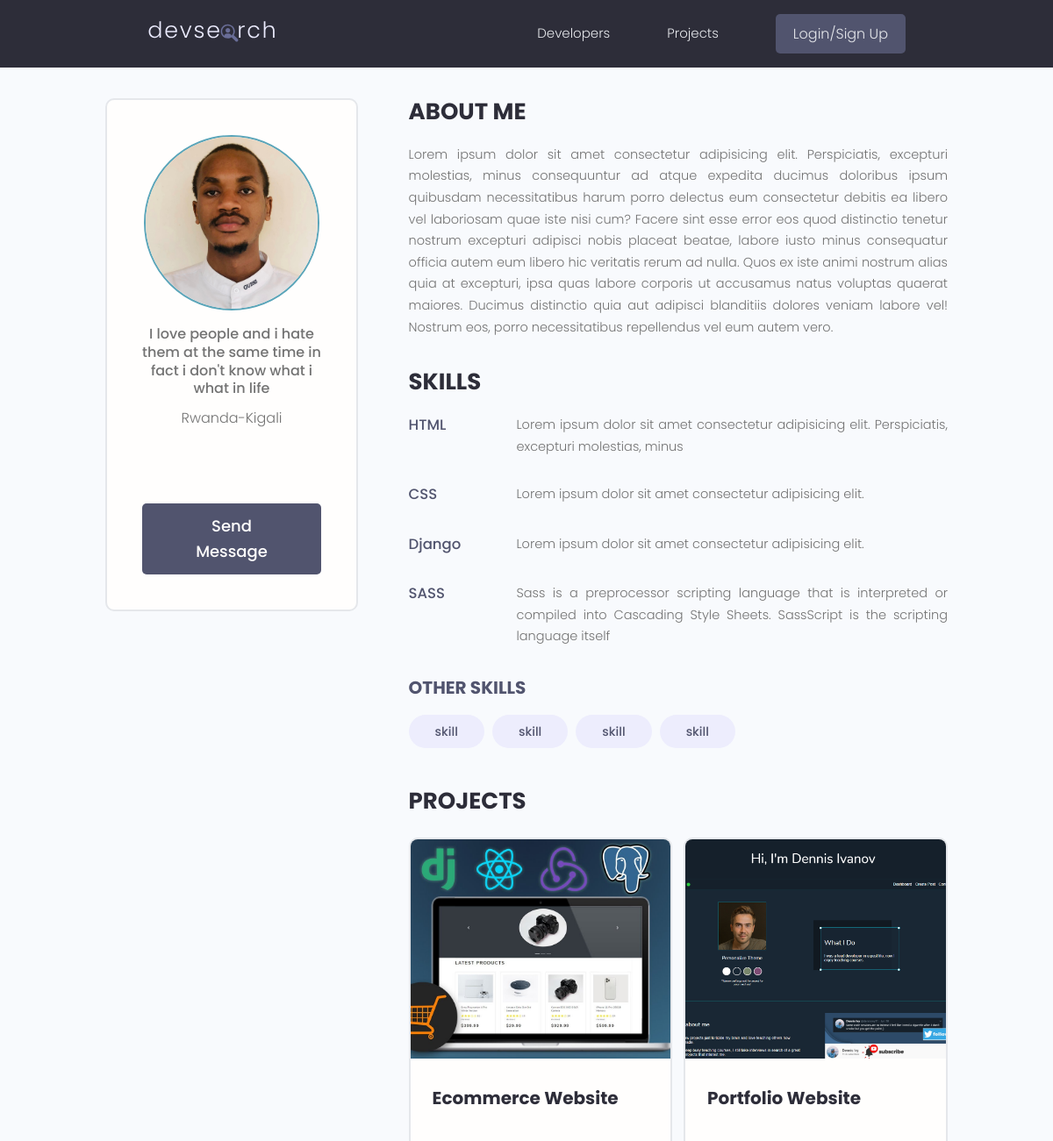
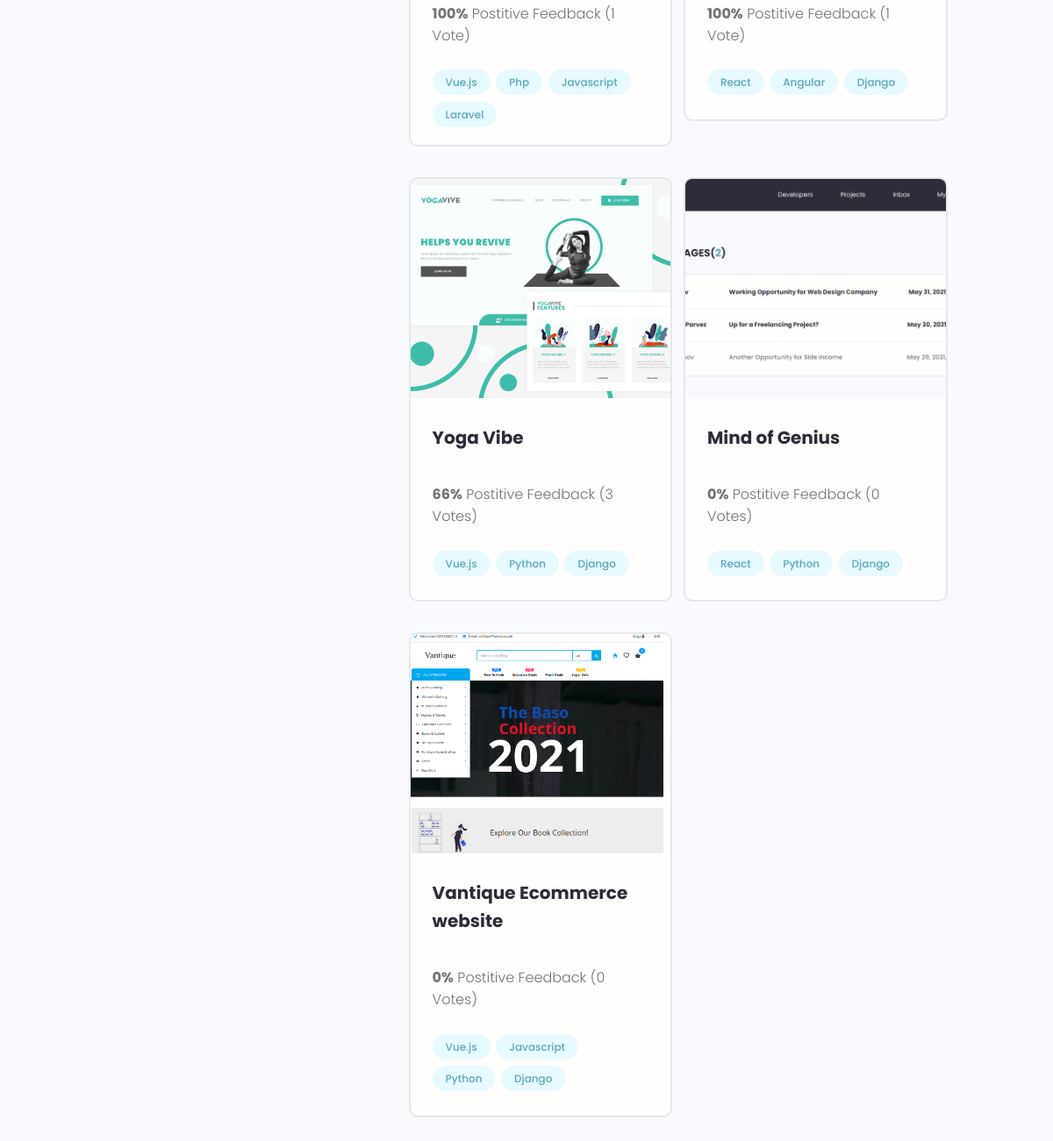
Page /profile/9a983a52-1719-4f4c-b562-fcc540d9f5ae on the committed database (2 pictures, top to bottom).
### users/models.py (models this page shows, shortened)
class Profile(models.Model):
    user = models.OneToOneField(User, on_delete=models.CASCADE, null=True, blank=True)
    first_name = models.CharField(max_length=200, blank=True, null=True)
    last_name = models.CharField(max_length=200, blank=True, null=True)
    username = models.CharField(max_length=200, blank=True, null=True)
    location = models.CharField(max_length=200, blank=True, null=True)
    email = models.EmailField(max_length=400, blank=True, null=True)
    short_intro = models.CharField(max_length=400, blank=True, null=True)
    bio = models.TextField(blank=True, null=True)
    profile_image = models.ImageField(null=True, upload_to='user_profile', default='user_profile/user-default.png')
    social_github = models.CharField(max_length=200, blank=True, null=True)
    social_twitter = models.CharField(max_length=200, blank=True, null=True)
    social_linkedin = models.CharField(max_length=200, blank=True, null=True)
    social_website = models.CharField(max_length=200, blank=True, null=True)
    created = models.DateTimeField(auto_now_add=True)
    id = models.UUIDField(default=uuid.uuid4, unique=True, primary_key=True, editable=False)

class Skill(models.Model):
    owner = models.ForeignKey(Profile, on_delete=models.CASCADE, null=True, blank=True)
    name = models.CharField(max_length=200, blank=True, null=True)
    description = models.TextField(blank=True, null=True)
    created = models.DateTimeField(auto_now_add=True)
    id = models.UUIDField(default=uuid.uuid4, unique=True, primary_key=True, editable=False)

### projects/models.py (models this page shows, shortened)
class Project(models.Model):
    owner = models.ForeignKey(Profile, null=True, blank=True, on_delete=models.SET_NULL)
    title = models.CharField(max_length=200)
    description = models.TextField(null=True, blank=True)
    featured_image = models.ImageField(null=True, default='default.png', blank=True, upload_to='project_images')
    demo_link = models.CharField(max_length=2000, null=True, blank=True)
    source_link = models.CharField(max_length=2000, null=True, blank=True)
    created = models.DateTimeField(auto_now_add=True)
    vote_total = models.IntegerField(default=0, null=True, blank=True)
    vote_ratio = models.IntegerField(default=0, null=True, blank=True)
    id = models.UUIDField(default=uuid.uuid4, unique=True, primary_key=True, editable=False)
    tags = models.ManyToManyField('Tag', blank=True)
    class Meta:
        ordering = ['-vote_ratio', '-vote_total', 'title']

class Tag(models.Model):
    name = models.CharField(max_length=100)
    created = models.DateTimeField(auto_now_add=True)
    id = models.UUIDField(default=uuid.uuid4, unique=True, primary_key=True, editable=False)
    def __str__(self):
        return self.name

### users/views.py (the view)
# urls.py: path('profile/<str:pk>', views.user_profile, name='user_profile'),
def user_profile(request, pk):
    profile = get_object_or_404(Profile, pk=pk)
    top_skills = profile.skill_set.exclude(description__exact='')
    other_skills = profile.skill_set.filter(description__exact='')
    context = {'profile': profile, 'topSkills': top_skills, 'otherSkills': top_skills}
    return render(request, 'users/user-profile.html', context)

### users/templates/users/user-profile.html (shortened to what this page needs)
{% extends 'base.html' %}
{% block content %}
    <main class="profile my-md">
        <div class="container">
            <div class="layout">
                <div class="column column--1of3">
                    <div class="card text-center">
                        <div class="card__body dev">
                            <img class="avatar avatar--xl" src="{{ profile.profile_image.url }}"/>
                            <p class="dev__title">{{ profile.short_intro }}</p>
                            <p class="dev__location">{{ profile.location }}</p>
                            <ul class="dev__social">
                            </ul>
                            {% if request.user.profile.id != profile.id %}
                                <a href="{% url 'users:send_message' profile.id %}" class="btn btn--sub btn--lg">Send
                                    Message </a>
                            {% endif %}
                        </div>
                    </div>
                </div>
                <div class="column column--2of3">
                    <div class="devInfo">
                        <h3 class="devInfo__title">About Me</h3>
                        <p class="devInfo__about">
                            {{ profile.bio }}
                        </p>
                    </div>
                    <div class="devInfo">
                        <h3 class="devInfo__title">Skills</h3>
                        <div class="devInfo__skills">
                            {% for skill in topSkills %}
                                <div class="devSkill">
                                    <h4 class="devSkill__title">{{ skill.name }}</h4>
                                    <p class="devSkill__info">
                                        {{ skill.description }}
                                    </p>
                                </div>
                            {% endfor %}
                            <h3 class="devInfo__subtitle">Other Skills</h3>
                            <div class="devInfo__otherSkills">
                                {% for skill in otherSkills %}
                                    <span class="tag tag--pill tag--sub tag--lg">
                                  <small>skill</small>
                                </span>
                                {% endfor %}
                            </div>
                        </div>
                    </div>
                    <div class="devInfo">
                        <h3 class="devInfo__title">Projects</h3>
                        <div class="grid grid--two">
                            {% for project in profile.project_set.all %}
                                <div class="column">
                                    <div class="card project">
                                        <a href="single-project.html" class="project">
                                            <img class="project__thumbnail" src="{{ project.featured_image.url }}"
                                                 alt="project thumbnail"/>
                                            <div class="card__body">
                                                <h3 class="project__title">{{ project.title }}</h3>
                                                <p>
                                                </p>
                                                <p class="project--rating">
                                                    <span style="font-weight: bold;">{{ project.vote_ratio }}%</span>
                                                    Postitive
                                                    Feedback ({{ project.vote_total }}
                                                    Vote{{ project.vote_total|pluralize:'s' }})
                                                </p>
                                                <div class="project__tags">
                                                    {% for tag in project.tags.all %}
                                                        <span class="tag tag--pill tag--main">
                                                      <small>{{ tag }}</small>
                                                 </span>
                                                    {% endfor %}
                                                </div>
                                            </div>
                                        </a>
                                    </div>
                                </div>
                            {% endfor %}
                        </div>
                    </div>
                </div>
            </div>
        </div>
    </main>
{% endblock %}

### static/css/app.css (style rules this page uses)
:root { --color-sub: #2d2d39; }
.btn--sub { background-color: var(--color-sub-light); }
.card { border: 2px solid var(--color-light); }
img { width: 100%; }
.profile .card > .dev { padding: 4rem; }
.dev__title { font-size: 1.6rem; font-weight: 500; line-height: 1.3; }
.dev__location { margin-top: 1rem; }
.dev__social { margin: 3rem 0; list-style: none; display: flex; justify-content: center; gap: 1.5rem; }
.devInfo { margin-bottom: 3rem; }
.devInfo__title, .devInfo__subtitle { font-size: 2.6rem; color: var(--color-sub); text-transform: uppercase; font-weight: 700; margin-bottom: 1.5rem; }
.devInfo__subtitle { font-size: 2rem; color: var(--color-sub-light); }
.devInfo__about, .devSkill__info { font-size: 1.45rem; line-height: 1.7; text-align: justify; }
.devSkill { margin-bottom: 3rem; }
.devSkill__title { font-size: 1.65rem; font-weight: 500; color: var(--color-sub-light); }
@media screen and (min-width: 700px) { .devSkill { display: flex; justify-content: space-between; gap: 3rem; } }
@media screen and (min-width: 700px) { .devSkill__info { flex-basis: 80%; } }
.project--rating { margin-bottom: 1.6em; margin-top: .5em; }
.project__thumbnail { height: 25rem; object-fit: cover; object-position: top center; }
.project__title { font-size: 2rem; font-weight: 700; color: var(--color-sub); }

### static/uikit/styles/modules/_variables.css (style rules this page uses)
:root { --color-main: #5aa5b9; --color-main-light: #e6faff; --color-sub: #3f4156; --color-sub-light: #51546e; --color-sub-lighter: #ededfd; --color-text: #737373; --color-gray: #8b8b8b; --color-light: #e5e7eb; --color-light-gray: #767676; --color-bg: #f8fafd; --color-white: #fffefd; --color-white-light: #f3f3f3; --color-success: #359e64; --color-success-bg: #def8e8; --color-error: #fc4b0b; --color-error-bg: #fff2ee; --font-base: 'Poppins', arial, helvetica, 'Segoe UI', roboto, ubuntu, sans-serif; --font-monospace: 'Fira Code', 'Courier New', courier, monospace; --font-regular: 300; --font-medium: 500; --font-bold: 700; --generic-shadow: 1px 1px 5px #00000010; --generic-transition: all 0.3s ease-in-out; }

### static/uikit/styles/modules/_base.css (style rules this page uses)
* { margin: 0; padding: 0; box-sizing: border-box; text-rendering: optimizeLegibility; color: inherit; font-size: inherit; }
html { font-size: 50%; }
@media only screen and (min-width: 480px) { html { font-size: 56.25%; } }
@media only screen and (min-width: 1200px) { html { font-size: 62.5%; } }
body { line-height: 1.6; font-weight: 400; font-size: 1.5rem; color: var(--color-text); background-color: var(--color-bg); min-height: 100vh; }

### static/uikit/styles/modules/_typography.css (style rules this page uses)
* { font-family: var(--font-base); }
h3 { font-size: 3.2rem; font-weight: var(--font-medium); }
h4 { font-size: 2.8rem; font-weight: var(--font-medium); }
p, span, strong { font-size: 1.6rem; color: var(--color-text); font-weight: var(--font-regular); }
a { padding-bottom: 2px; text-decoration: none; display: inline-block; color: var(--color-main); font-weight: var(--font-medium); }

### static/uikit/styles/modules/_utilities.css (style rules this page uses)
.container { width: 92%; max-width: 165rem; margin: 0 auto; box-sizing: border-box; }
@media screen and (min-width: 1000px) { .container { width: 90%; } }
@media screen and (min-width: 1200px) { .container { width: 80%; } }
.text-center { text-align: center; }
.my-md { margin: 3rem auto; }

### static/uikit/styles/modules/_avatar.css (style rules this page uses)
.avatar { border-radius: 50%; border: 2px solid var(--color-main); object-fit: cover; }
.avatar--xl { height: 20rem; width: 20rem; }

### static/uikit/styles/modules/_button.css (style rules this page uses)
.btn { display: inline-block; position: relative; cursor: pointer; background-color: var(--color-light); font-weight: var(--font-medium); color: var(--color-sub); text-decoration: none; padding: 1rem 2rem; border-radius: 0.5rem; border: none; width: -webkit-fit-content; width: -moz-fit-content; width: fit-content; height: -webkit-fit-content; height: -moz-fit-content; height: fit-content; font-size: 1.6rem; outline-width: 0; outline-color: transparent; -webkit-backface-visibility: hidden; backface-visibility: hidden; transition: all 0.3s ease-in-out; }
.btn--sub { background-color: var(--color-sub); color: var(--color-white); }
.btn--lg { font-size: 1.8rem; padding: 1.2rem 4.5rem; }

### static/uikit/styles/modules/_card.css (style rules this page uses)
.card { border-radius: 1rem; background-color: var(--color-white); border: 1.5px solid var(--color-light); width: auto; height: auto; margin-top: 0.5rem; margin-bottom: 0.5rem; overflow: hidden; }
.card__body, .card__header { padding: 2rem 2.5rem; }

### static/uikit/styles/modules/_layout.css (style rules this page uses)
.layout { display: flex; flex-flow: row wrap; justify-content: space-between; }
.layout > .column { margin-bottom: 3rem; }
.layout > .column.column--1of3 { flex-basis: 30%; }
.layout > .column.column--2of3 { flex-basis: 64%; }

### rows in the picture
Profile: profile_image (picture), short_intro "I love people and i hate them at the same time in fact i don't know what i what in life", location "Rwanda-Kigali", bio "Lorem ipsum dolor sit amet consectetur adipisicing elit. Perspiciatis, excepturi molestias, minus consequuntur ad atque expedita ducimus doloribus ipsum quibusdam necessitatibus harum porro delectus eum consectetur debitis ea libero vel laboriosam quae iste nisi cum? Facere sint esse error eos quod distinctio tenetur nostrum excepturi adipisci nobis placeat beatae, labore iusto minus consequatur officia autem eum libero hic veritatis rerum ad nulla. Quos ex iste animi nostrum alias quia at excepturi, ipsa quas labore corporis ut accusamus natus voluptas quaerat maiores. Ducimus distinctio quia aut adipisci blanditiis dolores veniam labore vel! Nostrum eos, porro necessitatibus repellendus…"
Skill: name "HTML", description "Lorem ipsum dolor sit amet consectetur adipisicing elit. Perspiciatis, excepturi molestias, minus"
Skill: name "CSS", description "Lorem ipsum dolor sit amet consectetur adipisicing elit."
Skill: name "Django", description "Lorem ipsum dolor sit amet consectetur adipisicing elit."
Skill: name "SASS", description "Sass is a preprocessor scripting language that is interpreted or compiled into Cascading Style Sheets. SassScript is the scripting language itself"
Project: featured_image (picture), title "Ecommerce Website", vote_ratio "100", vote_total "1"
Tag: name "Vue.js"
Tag: name "Php"
Tag: name "Javascript"
Tag: name "Laravel"
Project: featured_image (picture), title "Portfolio Website", vote_ratio "100", vote_total "1"
Tag: name "React"
Tag: name "Angular"
Tag: name "Django"
Project: featured_image (picture), title "Yoga Vibe", vote_ratio "66", vote_total "3"
Tag: name "Python"
Project: featured_image (picture), title "Mind of Genius", vote_ratio "0", vote_total "0"
Project: featured_image (picture), title "Vantique Ecommerce website", vote_ratio "0", vote_total "0"
